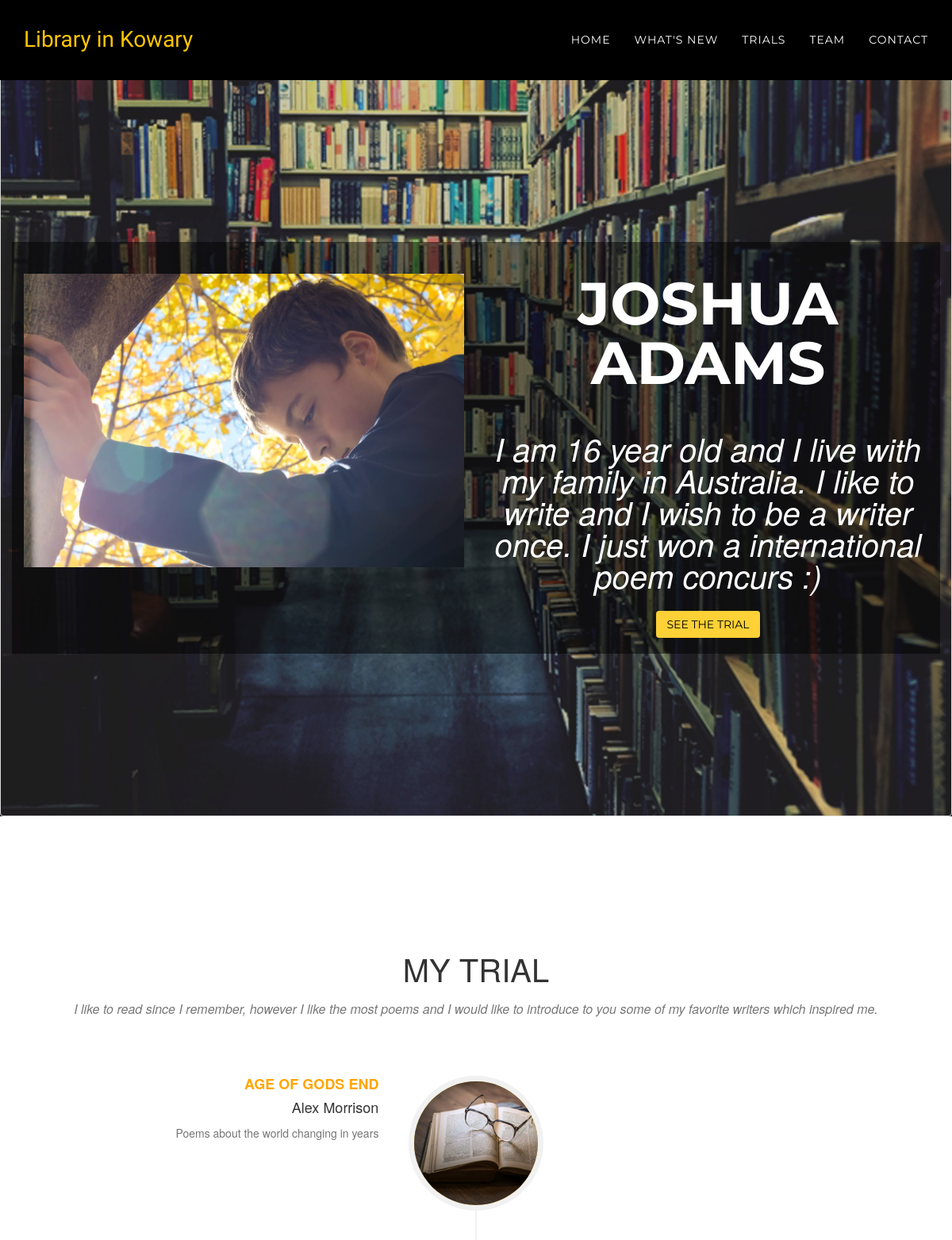
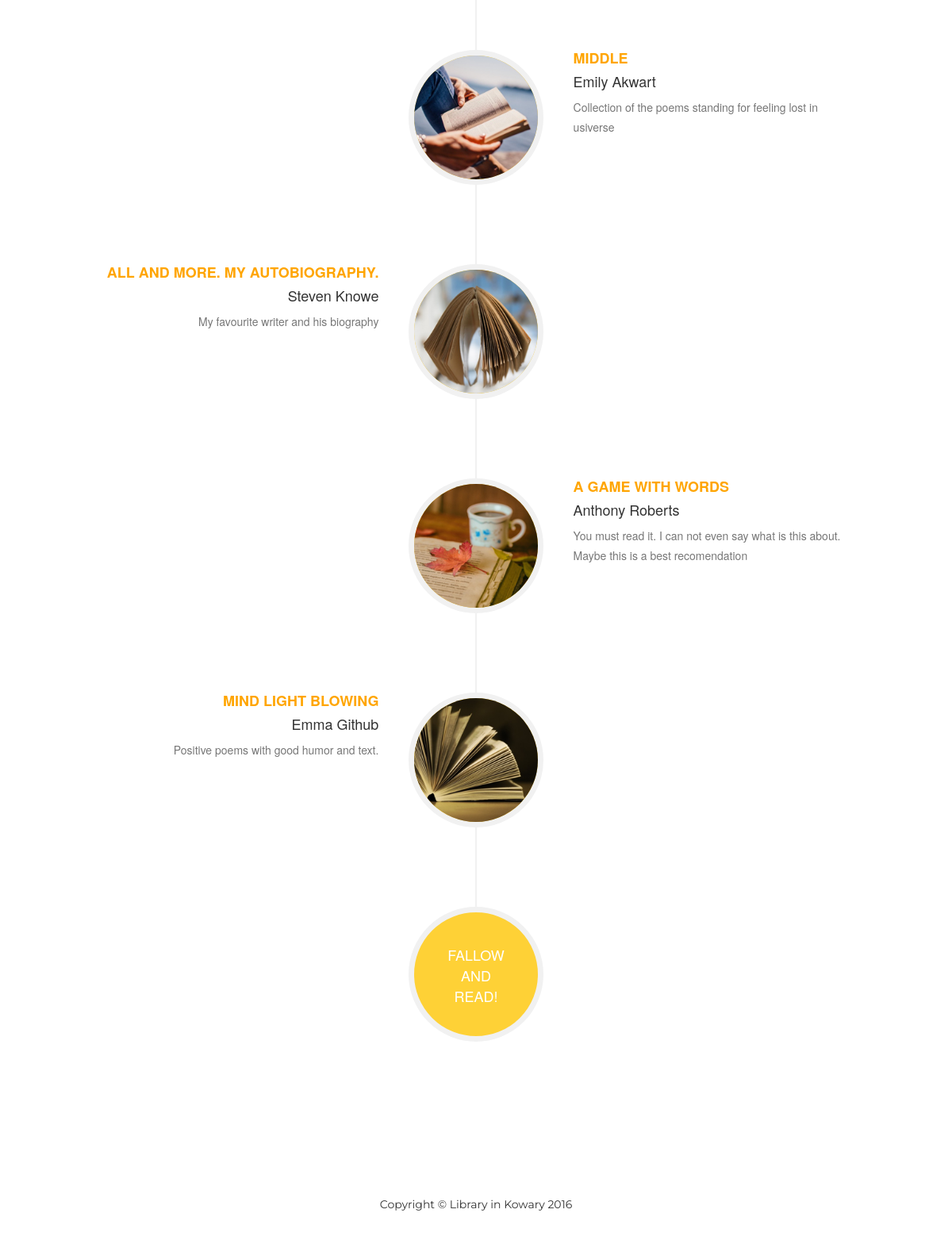
Screenshot of /view/19 with the database file from the repository (2 pictures, top to bottom).
### tables this page shows
CREATE TABLE books
                  (id INTEGER PRIMARY KEY, p_name text, p_surname text, p_desc text, p_img text, path_status text, path_desc text, b1_title text, b1_author text, b1_img text, b1_desc text, b2_title text, b2_author text, b2_img text, b2_desc text, b3_title text, b3_author text, b3_img text, b3_desc text, b4_title text, b4_author text, b4_img text, b4_desc text, b5_title text, b5_author text, b5_img text, b5_desc text, ip text);

### run_app.py (the view)
@app.route('/view/<int:id>',methods=['GET','POST'])
def view(id):
    sql2 = ('SELECT * FROM books WHERE id = ?')
    connection = sqlite3.connect("books.db")
    connection.row_factory = sqlite3.Row
    chosen_path = connection.cursor().execute(sql2,[id]).fetchall()
    return render_template("view.html", chosen_path=chosen_path)
    connection.close()

### templates/view.html (shortened to what this page needs)
<!DOCTYPE html>
<html lang="en">
<head>
	<link rel="stylesheet" type="text/css" href="{{ url_for('static', filename='vendor/bootstrap/css/bootstrap.min.css')}}">
	<link rel="stylesheet" type="text/css" href="{{ url_for('static', filename='vendor/font-awesome/css/font-awesome.min.css')}}">
	<link rel="stylesheet" type="text/css" href="{{ url_for('static', filename='css/main.css')}}">
</head>
<body id="page-top" class="index">
    <nav id="mainNav" class="navbar navbar-custom navbar-fixed-top" style="background-color: black;">
        <div class="container">
            <div class="navbar-header page-scroll">
                <a class="navbar-brand page-scroll" href="#page-top" style="color:#fec503;">Library in Kowary</a>
            </div>
            <div class="collapse navbar-collapse" id="bs-example-navbar-collapse-1">
                <ul class="nav navbar-nav navbar-right">
					   <li>
                        <a class="page-scroll" href="/">Home</a>
                    </li>
                    <li>
                        <a class="page-scroll" href="/#new">What's new</a>
                    </li>
                    <li>
                        <a class="page-scroll" href="/#paths">Trials</a>
                    </li>
                    <li>
                        <a class="page-scroll" href="/#team">Team</a>
                    </li>
                    <li>
                        <a class="page-scroll" href="/#contact">Contact</a>
                    </li>
                </ul>
            </div>
        </div>
    </nav>
{% for row in chosen_path %}
 <header>
	<div class="thumbnail" style="background-color:rgba(0,0,0, 0.1);">
        <div class="container">
		    <div class="intro-text">
		<div class="row" class="thumbnail" style="background-color:rgba(0,0,0, 0.5); border-color:transparent";>
		<div class="col-md-6">
		 <br> <br>
		<img src="http://localhost:5000/static/uploads/{{ row['p_img'] }}" class="img-responsive">
		<br> <br>
		</div>
		<div class="col-md-6">
		<br> <br>
		    <div class="intro-heading">{{ row['p_name'] }}<br>{{ row['p_surname'] }}</div>
			 <div class="intro-lead-in" >{{ row['p_desc'] }}</div>
		 <a href="#path" class="page-scroll btn btn-xl" style="color:black">See the trial</a>
		 <br> <br>
		 </div>
		</div>
		</div>
            </div>
        </div>
    </header>
    <section id="path">
        <div class="container">
            <div class="row">
                <div class="col-lg-12 text-center">
                    <h2 class="section-heading">My trial</h2>
                    <h3 class="section-subheading text-muted">{{ row["path_desc"] }}</h3>
                </div>
            </div>
            <div class="row">
                <div class="col-lg-12">
                    <ul class="timeline">
                        <li>
                            <div class="timeline-image">
                                <img class="img-circle img-responsive" src="http://localhost:5000/static/img/view/1.jpg" alt="">
                            </div>
                            <div class="timeline-panel">
                                <div class="timeline-heading">
                                    <h4 style="color:orange"><b>{{ row["b1_title"] }}</b></h4>
                                    <h4 class="subheading">{{ row["b1_author"] }}</h4>
                                </div>
                                <div class="timeline-body">
                                    <p class="text-muted">{{ row["b1_desc"] }}</p>
                                </div>
                            </div>
                        </li>
                        <li class="timeline-inverted">
                            <div class="timeline-image">
                                <img class="img-circle img-responsive" src="http://localhost:5000/static/img/view/4.jpg" alt="">
                            </div>
                            <div class="timeline-panel">
                                <div class="timeline-heading">
                                    <h4 style="color:orange"><b>{{ row["b2_title"] }}</b></h4>
                                    <h4 class="subheading">{{ row["b2_author"] }}</h4>
                                </div>
                                <div class="timeline-body">
                                    <p class="text-muted">{{ row["b2_desc"] }}</p>
                                </div>
                            </div>
                        </li>
                        <li>
                            <div class="timeline-image">
                                <img class="img-circle img-responsive" src="http://localhost:5000/static/img/view/2.jpg" alt="">
                            </div>
                            <div class="timeline-panel">
                                <div class="timeline-heading">
                                    <h4 style="color:orange"><b>{{ row["b3_title"] }}</b></h4>
                                    <h4 class="subheading">{{ row["b3_author"] }}</h4>
                                </div>
                                <div class="timeline-body">
                                    <p class="text-muted">{{ row["b3_desc"] }}</p>
                                </div>
                            </div>
                        </li>
                        <li class="timeline-inverted">
                            <div class="timeline-image">
                                <img class="img-circle img-responsive" src="http://localhost:5000/static/img/view/5.jpg" alt="">
                            </div>
                            <div class="timeline-panel">
                                <div class="timeline-heading">
                                    <h4 style="color:orange"><b>{{ row["b4_title"] }}</b></h4>
                                    <h4 class="subheading">{{ row["b4_author"] }}</h4>
                                </div>
                                <div class="timeline-body">
                                    <p class="text-muted">{{ row["b4_desc"] }}</p>
                                </div>
                            </div>
                        </li>
						         <li>
                            <div class="timeline-image">
                                <img class="img-circle img-responsive" src="http://localhost:5000/static/img/view/3.jpg" alt="">
                            </div>
                            <div class="timeline-panel">
                                <div class="timeline-heading">
                                    <h4 style="color:orange"><b>{{ row["b5_title"] }}</b></h4>
                                    <h4 class="subheading">{{ row["b5_author"] }}</h4>
                                </div>
                                <div class="timeline-body">
                                    <p class="text-muted">{{ row["b5_desc"] }}</p>
                                </div>
                            </div>
                        </li>
                        <li class="timeline-inverted">
                            <div class="timeline-image">
                                <h4>Fallow
                                    <br>and
                                    <br>read!</h4>{%  endfor %}
           </div>
                        </li>
                    </ul>
                </div>
            </div>
        </div>
    </section>
<footer>
        <div class="container">
            <div class="row">
                <div class="col-md-4">
                </div>
                <div class="col-md-4">
                     <span class="copyright">Copyright &copy; Library in Kowary 2016</span>
                </div>
                <div class="col-md-4">
                </div>
            </div>
        </div>
    </footer>
	<link rel="stylesheet" type="text/css" href="{{ url_for('static', filename='vendor/bootstrap/css/bootstrap.min.css')}}">
</body>
</html>

### rows the page displays
books: p_img (picture), p_name "JOSHUA", p_surname "ADAMS", p_desc "I am 16 year old and I live with my family in Australia. I like to write and I wish to be a writer once. I just won a international poem concurs :)", path_desc "I like to read since I remember, however I like the most poems and I would like to introduce to you some of my favorite writers which inspired me.", b1_title "AGE OF GODS END", b1_author "Alex Morrison", b1_desc "Poems about the world changing in years", b2_title "MIDDLE", b2_author "Emily Akwart", b2_desc "Collection of the poems standing for feeling lost in usiverse", b3_title "ALL AND MORE. MY AUTOBIOGRAPHY.", b3_author "Steven Knowe", b3_desc "My favourite writer and his biography", b4_title "A GAME WITH WORDS", b4_author "Anthony Roberts", b4_desc "You must read it. I can not even say what is this about. Maybe this is a best recomendation", b5_title "MIND LIGHT BLOWING", b5_author "Emma Github", b5_desc "Positive poems with good humor and text."
